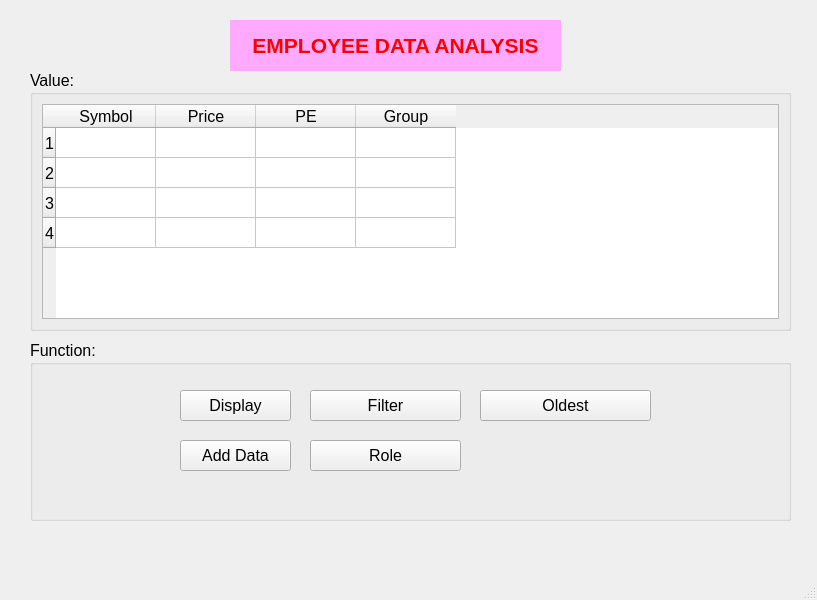
<?xml version="1.0" encoding="UTF-8"?>
<ui version="4.0">
 <class>MainWindow</class>
 <widget class="QMainWindow" name="MainWindow">
  <property name="geometry">
   <rect>
    <x>0</x>
    <y>0</y>
    <width>817</width>
    <height>600</height>
   </rect>
  </property>
  <property name="windowTitle">
   <string>MainWindow</string>
  </property>
  <widget class="QWidget" name="centralwidget">
   <widget class="QLabel" name="label">
    <property name="geometry">
     <rect>
      <x>230</x>
      <y>20</y>
      <width>331</width>
      <height>51</height>
     </rect>
    </property>
    <property name="styleSheet">
     <string notr="true">background-color: rgb(255, 170, 255);</string>
    </property>
    <property name="text">
     <string>&lt;html&gt;&lt;head/&gt;&lt;body&gt;&lt;p align=&quot;center&quot;&gt;&lt;span style=&quot; font-size:16pt; font-weight:600; color:#ff0000;&quot;&gt;EMPLOYEE DATA ANALYSIS&lt;/span&gt;&lt;/p&gt;&lt;/body&gt;&lt;/html&gt;</string>
    </property>
   </widget>
   <widget class="QGroupBox" name="groupBox">
    <property name="geometry">
     <rect>
      <x>30</x>
      <y>70</y>
      <width>761</width>
      <height>261</height>
     </rect>
    </property>
    <property name="font">
     <font>
      <pointsize>12</pointsize>
     </font>
    </property>
    <property name="title">
     <string>Value:</string>
    </property>
    <layout class="QVBoxLayout" name="verticalLayout">
     <item>
      <widget class="QTableWidget" name="tableWidget">
       <row>
        <property name="text">
         <string>1</string>
        </property>
       </row>
       <row>
        <property name="text">
         <string>2</string>
        </property>
       </row>
       <row>
        <property name="text">
         <string>3</string>
        </property>
       </row>
       <row>
        <property name="text">
         <string>4</string>
        </property>
       </row>
       <column>
        <property name="text">
         <string>Symbol</string>
        </property>
       </column>
       <column>
        <property name="text">
         <string>Price</string>
        </property>
       </column>
       <column>
        <property name="text">
         <string>PE</string>
        </property>
       </column>
       <column>
        <property name="text">
         <string>Group</string>
        </property>
       </column>
      </widget>
     </item>
    </layout>
   </widget>
   <widget class="QGroupBox" name="groupBox_2">
    <property name="geometry">
     <rect>
      <x>30</x>
      <y>340</y>
      <width>761</width>
      <height>181</height>
     </rect>
    </property>
    <property name="font">
     <font>
      <pointsize>12</pointsize>
     </font>
    </property>
    <property name="title">
     <string>Function:</string>
    </property>
    <widget class="QPushButton" name="pushButton">
     <property name="geometry">
      <rect>
       <x>150</x>
       <y>50</y>
       <width>111</width>
       <height>31</height>
      </rect>
     </property>
     <property name="text">
      <string>Display</string>
     </property>
    </widget>
    <widget class="QPushButton" name="pushButton_2">
     <property name="geometry">
      <rect>
       <x>280</x>
       <y>50</y>
       <width>151</width>
       <height>31</height>
      </rect>
     </property>
     <property name="text">
      <string>Filter</string>
     </property>
    </widget>
    <widget class="QPushButton" name="pushButton_3">
     <property name="geometry">
      <rect>
       <x>450</x>
       <y>50</y>
       <width>171</width>
       <height>31</height>
      </rect>
     </property>
     <property name="text">
      <string>Oldest</string>
     </property>
    </widget>
    <widget class="QPushButton" name="pushButton_4">
     <property name="geometry">
      <rect>
       <x>150</x>
       <y>100</y>
       <width>111</width>
       <height>31</height>
      </rect>
     </property>
     <property name="text">
      <string>Add Data</string>
     </property>
    </widget>
    <widget class="QPushButton" name="pushButton_5">
     <property name="geometry">
      <rect>
       <x>280</x>
       <y>100</y>
       <width>151</width>
       <height>31</height>
      </rect>
     </property>
     <property name="text">
      <string>Role</string>
     </property>
    </widget>
   </widget>
  </widget>
  <widget class="QMenuBar" name="menubar">
   <property name="geometry">
    <rect>
     <x>0</x>
     <y>0</y>
     <width>817</width>
     <height>18</height>
    </rect>
   </property>
  </widget>
  <widget class="QStatusBar" name="statusbar"/>
 </widget>
 <resources/>
 <connections/>
</ui>
